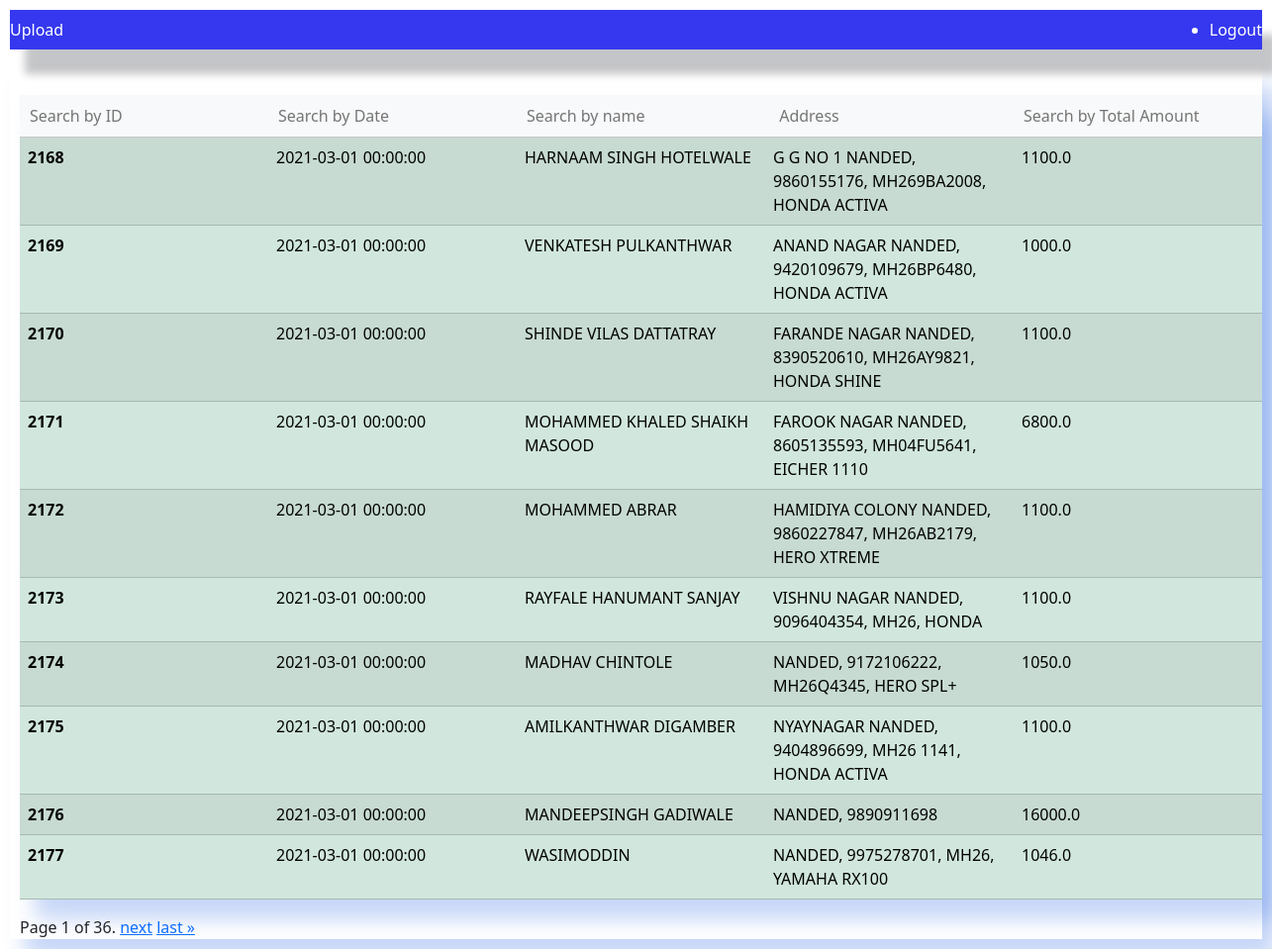
The app's page /home/ (signed in) with its own data.
### uploadfile/models.py (models this page shows, shortened)
class Buyerdata(models.Model):
  date =  models.CharField(max_length=200)
  buyer = models.CharField(max_length=200)
  address = models.CharField(max_length=200)
  total_amount = models.CharField(max_length=200)

### uploadfile/views.py (the view)
# urls.py: 2. Add a URL to urlpatterns:  path('', views.home, name='home')
@login_required(login_url='/login/')
def home(request):
        users = Buyerdata.objects.all()
        search_query = request.GET.get('search')
        uname = request.GET.get('name')
        address = request.GET.get('address')
        total = request.GET.get('Total')
        ID = request.GET.get('ID')
        datee = request.GET.get('date')
        if search_query:
            users = users.filter(address__icontains=address)
            context = {'users': users}
            return render(request, 'home.html', context)
        elif search_query:
            users = users.filter(address__icontains=address)
            context = {'users': users}
            return render(request, 'home.html', context)
        elif total:
            users = users.filter(total_amount__icontains=total)
            context = {'users': users}
            return render(request, 'home.html', context)
        elif ID:
            users = users.filter(id__icontains=ID)
            context = {'users': users}
            return render(request, 'home.html', context)
        elif datee:
            users = users.filter(date__icontains=datee)
            context = {'users': users}
            return render(request, 'home.html', context)
        elif uname:
            users = users.filter(buyer__icontains=uname)
            context = {'users': users}
            return render(request, 'home.html', context)
        user_list = Buyerdata.objects.all()
        paginator = Paginator(user_list, 10)  # Show 10 users per page
        page = request.GET.get('page')
        users = paginator.get_page(page)
        context = {'users': users}
        return render(request, 'home.html', context)

### uploadfile/templates/home.html (shortened to what this page needs)
<!DOCTYPE html>
<html>
<head>
    <link href="https://cdn.jsdelivr.net/npm/bootstrap@5.3.1/dist/css/bootstrap.min.css" rel="stylesheet">
<ul class="navbar" style="background-color: #3538ee; box-shadow: 15px 25px 8px #0008133b;">
    <li class="nav-item" style="color:white">
      <a class="nav-link active  " aria-current="page" href="/">Upload</a>
    </li>
    <li class="nav-item" style="color:white">
      <a class="nav-link active" aria-current="page" href="/logout">Logout</a>
    </li>
  </ul>
</head>
<body style="padding: 10px">
    <form method="get" action=""  style="padding-left: 10px;padding-right: 10px; box-shadow: 15px 20px 20px #0f50dd3b;">
        <table class="table table-success table-striped" style="padding-left: 10px;padding-right: 10px; box-shadow: 15px 20px 20px #0f50dd3b;" >
            <thead class="table-light">
              <tr>
                <th scope="col" ><input type="text" name="ID" style="background-color: transparent; border: transparent;"      placeholder="Search by ID"  value="{{ request.GET.search }}">
                </th>
                <th scope="col"><input type="text" name="date"  style="background-color: transparent; border: transparent;"   placeholder="Search by Date" value="{{ request.GET.search }}">
                </th>
                <th scope="col"><input type="text" name="name" style="background-color: transparent; border: transparent;"    placeholder="Search by name" value="{{ request.GET.search }}">
                </th>
                <th scope="col"><input type="text" name="address"  style="background-color: transparent; border: transparent;"   placeholder=" Address" value="{{ request.GET.address }}">
                </th>
                <th scope="col"><input type="text" name="Total"  style="background-color: transparent; border: transparent;"     placeholder="Search by Total Amount" value="{{ request.GET.search }}">
                </th>
              </tr>
            </thead>
          </form>
            <tbody>
                {% for user in users %}
                <tr>
                  <th scope="row">{{user.id}}</th>
                  <td> {{ user.date }}</td>
                  <td> {{ user.buyer }} </td>
                  <td>{{ user.address }} </td>
                  <td> {{ user.total_amount }}</td>
                </tr>
                {% endfor %}
  </body>
  </html>
  <div class="pagination">
    <span class="step-links">
        <span class="current-page">
            Page {{ users.number }} of {{ users.paginator.num_pages }}.
        </span>
        {% if users.has_next %}
            <a href="?page={{ users.next_page_number }}">next</a>
            <a href="?page={{ users.paginator.num_pages }}">last &raquo;</a>
        {% endif %}
    </span>
</div>
</body>
</html>

### records on screen
Buyerdata: id "2168", date "2021-03-01 00:00:00", buyer "HARNAAM SINGH HOTELWALE", address "G G NO 1 NANDED, 9860155176, MH269BA2008, HONDA ACTIVA", total_amount "1100.0"
Buyerdata: id "2169", date "2021-03-01 00:00:00", buyer "VENKATESH PULKANTHWAR", address "ANAND NAGAR NANDED, 9420109679, MH26BP6480, HONDA ACTIVA", total_amount "1000.0"
Buyerdata: id "2170", date "2021-03-01 00:00:00", buyer "SHINDE VILAS DATTATRAY", address "FARANDE NAGAR NANDED, 8390520610, MH26AY9821, HONDA SHINE", total_amount "1100.0"
Buyerdata: id "2171", date "2021-03-01 00:00:00", buyer "MOHAMMED KHALED SHAIKH MASOOD", address "FAROOK NAGAR NANDED, 8605135593, MH04FU5641, EICHER 1110", total_amount "6800.0"
Buyerdata: id "2172", date "2021-03-01 00:00:00", buyer "MOHAMMED ABRAR", address "HAMIDIYA COLONY NANDED, 9860227847, MH26AB2179, HERO XTREME", total_amount "1100.0"
Buyerdata: id "2173", date "2021-03-01 00:00:00", buyer "RAYFALE HANUMANT SANJAY", address "VISHNU NAGAR NANDED, 9096404354, MH26, HONDA", total_amount "1100.0"
Buyerdata: id "2174", date "2021-03-01 00:00:00", buyer "MADHAV CHINTOLE", address "NANDED, 9172106222, MH26Q4345, HERO SPL+", total_amount "1050.0"
Buyerdata: id "2175", date "2021-03-01 00:00:00", buyer "AMILKANTHWAR DIGAMBER", address "NYAYNAGAR NANDED, 9404896699, MH26 1141, HONDA ACTIVA", total_amount "1100.0"
Buyerdata: id "2176", date "2021-03-01 00:00:00", buyer "MANDEEPSINGH GADIWALE", address "NANDED, 9890911698", total_amount "16000.0"
Buyerdata: id "2177", date "2021-03-01 00:00:00", buyer "WASIMODDIN", address "NANDED, 9975278701, MH26, YAMAHA RX100", total_amount "1046.0"

### other values on screen
{{ users.number }} "1"
{{ users.paginator.num_pages }} "36"
